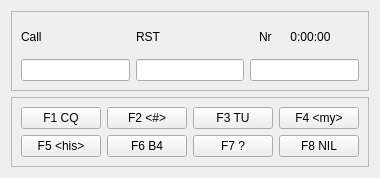
            <widget class="QWidget" name="n1mmEntry">
             <property name="focusPolicy">
              <enum>Qt::TabFocus</enum>
             </property>
             <property name="accessibleName">
              <string>N1MM Input</string>
             </property>
             <property name="accessibleDescription">
              <string>N1MM Input</string>
             </property>
             <attribute name="title">
              <string>N1MM Input</string>
             </attribute>
             <layout class="QVBoxLayout" name="verticalLayout_7">
              <item>
               <widget class="QFrame" name="entries">
                <property name="frameShape">
                 <enum>QFrame::StyledPanel</enum>
                </property>
                <property name="frameShadow">
                 <enum>QFrame::Raised</enum>
                </property>
                <layout class="QGridLayout" name="gridLayout_4">
                 <item row="2" column="1">
                  <widget class="QLineEdit" name="rstEntry">
                   <property name="accessibleName">
                    <string>RST</string>
                   </property>
                   <property name="accessibleDescription">
                    <string>RST</string>
                   </property>
                  </widget>
                 </item>
                 <item row="0" column="2">
                  <widget class="QFrame" name="nrTimeFrame">
                   <property name="frameShape">
                    <enum>QFrame::NoFrame</enum>
                   </property>
                   <property name="frameShadow">
                    <enum>QFrame::Raised</enum>
                   </property>
                   <property name="lineWidth">
                    <number>0</number>
                   </property>
                   <layout class="QHBoxLayout" name="horizontalLayout_2">
                    <item>
                     <layout class="QHBoxLayout" name="horizontalLayout_4" stretch="10,90">
                      <property name="spacing">
                       <number>0</number>
                      </property>
                      <property name="sizeConstraint">
                       <enum>QLayout::SetDefaultConstraint</enum>
                      </property>
                      <property name="rightMargin">
                       <number>1</number>
                      </property>
                      <item>
                       <widget class="QLabel" name="nrEntryLabel">
                        <property name="lineWidth">
                         <number>0</number>
                        </property>
                        <property name="text">
                         <string>Nr</string>
                        </property>
                       </widget>
                      </item>
                      <item>
                       <widget class="QLabel" name="timeEntryLabel">
                        <property name="text">
                         <string>0:00:00</string>
                        </property>
                        <property name="textFormat">
                         <enum>Qt::PlainText</enum>
                        </property>
                        <property name="alignment">
                         <set>Qt::AlignCenter</set>
                        </property>
                       </widget>
                      </item>
                     </layout>
                    </item>
                   </layout>
                  </widget>
                 </item>
                 <item row="0" column="1">
                  <widget class="QLabel" name="rstEntryLabel">
                   <property name="text">
                    <string>RST</string>
                   </property>
                  </widget>
                 </item>
                 <item row="0" column="0">
                  <widget class="QLabel" name="callEntryLabel">
                   <property name="text">
                    <string>Call</string>
                   </property>
                  </widget>
                 </item>
                 <item row="2" column="0">
                  <widget class="QLineEdit" name="callEntry">
                   <property name="accessibleName">
                    <string>Call</string>
                   </property>
                   <property name="accessibleDescription">
                    <string>Call</string>
                   </property>
                  </widget>
                 </item>
                 <item row="2" column="2">
                  <widget class="QLineEdit" name="nrEntry">
                   <property name="accessibleName">
                    <string>Nr</string>
                   </property>
                   <property name="accessibleDescription">
                    <string>Nr</string>
                   </property>
                  </widget>
                 </item>
                </layout>
               </widget>
              </item>
              <item>
               <widget class="QFrame" name="fkeys">
                <property name="frameShape">
                 <enum>QFrame::StyledPanel</enum>
                </property>
                <property name="frameShadow">
                 <enum>QFrame::Raised</enum>
                </property>
                <layout class="QGridLayout" name="gridLayout_3">
                 <item row="1" column="2">
                  <widget class="QPushButton" name="f7Button">
                   <property name="focusPolicy">
                    <enum>Qt::ClickFocus</enum>
                   </property>
                   <property name="accessibleName">
                    <string>F7 ?</string>
                   </property>
                   <property name="accessibleDescription">
                    <string>F7 Question Mark button</string>
                   </property>
                   <property name="text">
                    <string>F7 ?</string>
                   </property>
                  </widget>
                 </item>
                 <item row="0" column="1">
                  <widget class="QPushButton" name="f2Button">
                   <property name="focusPolicy">
                    <enum>Qt::ClickFocus</enum>
                   </property>
                   <property name="accessibleName">
                    <string>F2 Nr</string>
                   </property>
                   <property name="accessibleDescription">
                    <string>F2 number Button</string>
                   </property>
                   <property name="text">
                    <string>F2 &lt;#&gt;</string>
                   </property>
                  </widget>
                 </item>
                 <item row="1" column="1">
                  <widget class="QPushButton" name="f6Button">
                   <property name="focusPolicy">
                    <enum>Qt::ClickFocus</enum>
                   </property>
                   <property name="accessibleName">
                    <string>F6 B4</string>
                   </property>
                   <property name="accessibleDescription">
                    <string>F6 Q S O B4 button</string>
                   </property>
                   <property name="text">
                    <string>F6 B4</string>
                   </property>
                  </widget>
                 </item>
                 <item row="0" column="0">
                  <widget class="QPushButton" name="f1Button">
                   <property name="focusPolicy">
                    <enum>Qt::ClickFocus</enum>
                   </property>
                   <property name="accessibleName">
                    <string>F1 CQ</string>
                   </property>
                   <property name="accessibleDescription">
                    <string>F1 CQ Button</string>
                   </property>
                   <property name="text">
                    <string>F1 CQ</string>
                   </property>
                  </widget>
                 </item>
                 <item row="0" column="2">
                  <widget class="QPushButton" name="f3Button">
                   <property name="focusPolicy">
                    <enum>Qt::ClickFocus</enum>
                   </property>
                   <property name="accessibleName">
                    <string>F3 T U</string>
                   </property>
                   <property name="accessibleDescription">
                    <string>F3 Thank you button</string>
                   </property>
                   <property name="text">
                    <string>F3 TU</string>
                   </property>
                  </widget>
                 </item>
                 <item row="1" column="0">
                  <widget class="QPushButton" name="f5Button">
                   <property name="focusPolicy">
                    <enum>Qt::ClickFocus</enum>
                   </property>
                   <property name="accessibleName">
                    <string>F5 his</string>
                   </property>
                   <property name="accessibleDescription">
                    <string>F5 his call button</string>
                   </property>
                   <property name="text">
                    <string>F5 &lt;his&gt;</string>
                   </property>
                  </widget>
                 </item>
                 <item row="0" column="3">
                  <widget class="QPushButton" name="f4Button">
                   <property name="focusPolicy">
                    <enum>Qt::ClickFocus</enum>
                   </property>
                   <property name="accessibleName">
                    <string>F4 My</string>
                   </property>
                   <property name="accessibleDescription">
                    <string>F4 My call button</string>
                   </property>
                   <property name="text">
                    <string>F4 &lt;my&gt;</string>
                   </property>
                  </widget>
                 </item>
                 <item row="1" column="3">
                  <widget class="QPushButton" name="f8Button">
                   <property name="focusPolicy">
                    <enum>Qt::ClickFocus</enum>
                   </property>
                   <property name="accessibleName">
                    <string>F8 Nil</string>
                   </property>
                   <property name="accessibleDescription">
                    <string>F8 Nil Not in log button</string>
                   </property>
                   <property name="text">
                    <string>F8 NIL</string>
                   </property>
                  </widget>
                 </item>
                </layout>
               </widget>
              </item>
             </layout>
            </widget>
